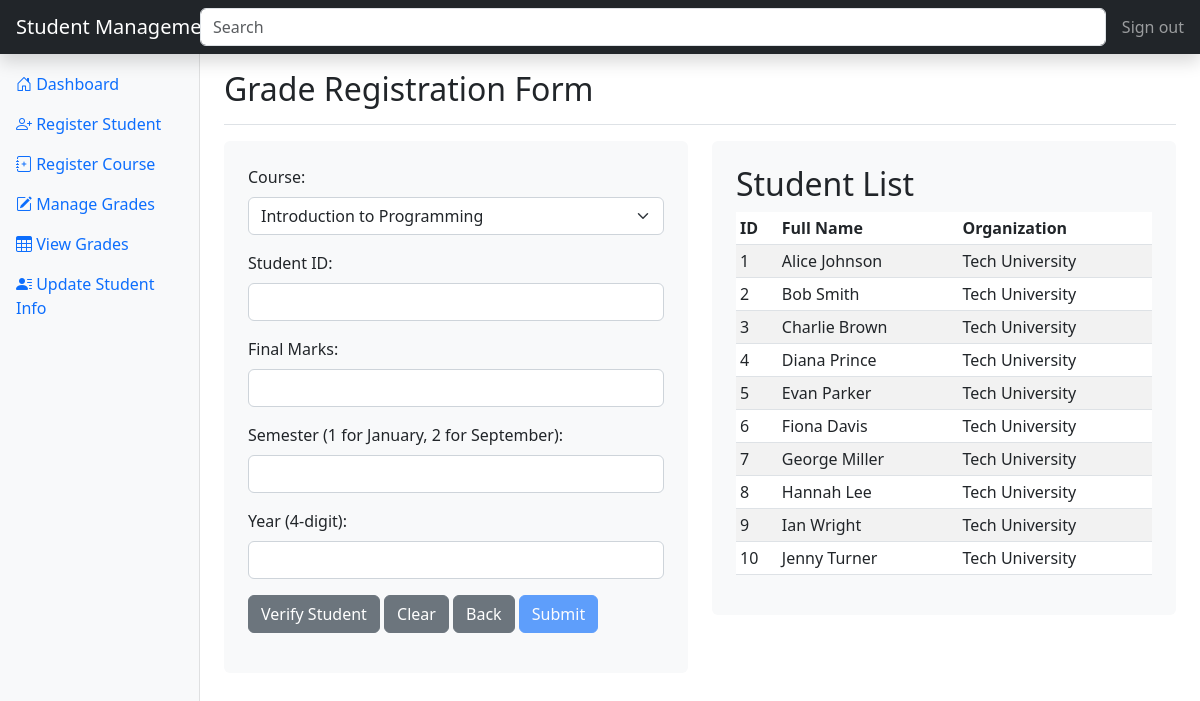
Page /addGrade.php on the committed database.
### tables this page shows
CREATE TABLE Student (
    student_id INT PRIMARY KEY AUTO_INCREMENT,
    full_name VARCHAR(100) NOT NULL,
    organization VARCHAR(100) NOT NULL,
    address VARCHAR(255) NOT NULL,
    city VARCHAR(100) NOT NULL,
    state_province VARCHAR(100) NOT NULL,
    telephone VARCHAR(15) NOT NULL,
    email VARCHAR(100) NOT NULL,
    dob DATE NOT NULL
);

### Database.php (called while the page is built)
<?php
class Database{
    private static $instance=null;
    private $pbo;
    private function __construct(){
        try{
            $this->pbo = new PDO('mysql:host=localhost;dbname=studentmanager', 'root', 'mysql');
            $this->pbo->setAttribute(PDO::ATTR_ERRMODE, PDO::ERRMODE_EXCEPTION);
        }catch (PDOException $e){
            die('Connection Failed: '.$e->getMessage());
        }
    }
    public static function getInstance(){
        if(self::$instance==null){
            self::$instance = new Database();
        }
        return self::$instance;
    }
    public function getConnection(){
        return $this->pbo;
    }
}

### DAO/CourseDAO.php (called while the page is built, shortened)
<?php
require_once 'Database.php';
require_once 'Model/Course.php';
class CourseDAO
{
    private $pdo;
    public function __construct() {
        $this->pdo = Database::getInstance()->getConnection();
    }
    public function getCourses(): array
    {
        $stmt = $this->pdo->prepare("SELECT * FROM course");
        $stmt->execute();
        $courses = $stmt->fetchAll(PDO::FETCH_ASSOC);
        $courseList = [];
        foreach ($courses as $course) {
            $courseList[] = new Course($course['course_code'], $course['course_name'], $course['description']);
        }
        return $courseList;
    }
}

### Model/Course.php (called while the page is built, shortened)
<?php
class Course
{
    private $course_code;
    private $course_name;
    public function __construct($course_code, $course_name, $description)
    {
        $this->course_code = $course_code;
        $this->course_name = $course_name;
    }
    public function getCourseCode()
    {
        return $this->course_code;
    }
    public function getCourseName()
    {
        return $this->course_name;
    }
}

### DAO/StudentDAO.php (called while the page is built, shortened)
<?php
require_once 'Database.php';
require 'Model/Student.php';
class StudentDAO {
        private $pdo;
        public function __construct() {
            $this->pdo = Database::getInstance()->getConnection();
        }
    public function getStudents(): array
    {
        $sql = "SELECT * FROM Student";
        $stmt = $this->pdo->prepare($sql);
        $stmt->execute();
        $students=$stmt->fetchAll(PDO::FETCH_ASSOC);
        $studentsArray=[];
        foreach ($students as $student) {
           $studentsArray[] = new Student($student['student_id'], $student['full_name'], $student['organization'], $student['address'], $student['city'], $student['state_province'],
               $student['telephone'], $student['email'], $student['dob']);
        }
       return $studentsArray;
    }
}

### Model/Student.php (called while the page is built, shortened)
<?php
class Student
{
    private $student_id;
    private $full_name;
    private $organization;
    public function __construct($student_id, $full_name, $organization, $address, $city, $state_province, $telephone, $email, $dob)
    {
        $this->student_id = $student_id;
        $this->full_name = $full_name;
        $this->organization = $organization;
    }
    public function getStudentId()
    {
        return $this->student_id;
    }
    public function getFullName()
    {
        return $this->full_name;
    }
    public function getOrganization()
    {
        return $this->organization;
    }
}

### addGrade.php (the view, shortened to what this page needs)
<!DOCTYPE html>
<html lang="en">
<head>
    <link href="https://cdn.jsdelivr.net/npm/bootstrap@5.3.0/dist/css/bootstrap.min.css" rel="stylesheet">
    <link href="https://cdn.jsdelivr.net/npm/bootstrap-icons@1.7.2/font/bootstrap-icons.css" rel="stylesheet">
</head>
<body>
<?php
include 'DAO\CourseDAO.php';
include 'DAO\StudentDAO.php';
try {
    $courseDAO = new CourseDAO();
    $courses = $courseDAO->getCourses();
    $studentDAO = new StudentDAO();
    $students = $studentDAO->getStudents();
} catch (Exception $e) {
    echo "Error: " . $e->getMessage() . "\n";
    echo "Error Code: " . $e->getCode() . "\n";
    echo "SQL State: " . $e->getSQLState() . "\n";
}
?>
<header class="navbar navbar-dark sticky-top bg-dark flex-md-nowrap p-0 shadow">
    <a class="navbar-brand col-md-3 col-lg-2 me-0 px-3" href="#">Student Management</a>
    <input class="form-control form-control-dark w-100" type="text" placeholder="Search" aria-label="Search">
    <div class="navbar-nav">
        <div class="nav-item text-nowrap">
            <a class="nav-link px-3" href="#">Sign out</a>
        </div>
    </div>
</header>
<div class="container-fluid">
    <div class="row">
        <nav id="sidebarMenu" class="col-md-3 col-lg-2 d-md-block bg-light sidebar collapse">
            <div class="position-sticky pt-3 sidebar-sticky">
                <ul class="nav flex-column">
                    <li class="nav-item">
                        <a class="nav-link" href="index.php">
                            <i class="bi bi-house-door"></i>
                            Dashboard
                        </a>
                    </li>
                    <li class="nav-item">
                        <a class="nav-link" href="registerStudent.php">
                            <i class="bi bi-person-plus"></i>
                            Register Student
                        </a>
                    </li>
                    <li class="nav-item">
                        <a class="nav-link" href="courseRegistration.php">
                            <i class="bi bi-journal-plus"></i>
                            Register Course
                        </a>
                    </li>
                    <li class="nav-item">
                        <a class="nav-link active" aria-current="page" href="#">
                            <i class="bi bi-pencil-square"></i>
                            Manage Grades
                        </a>
                    </li>
                    <li class="nav-item">
                        <a class="nav-link" href="viewGrades.php">
                            <i class="bi bi-table"></i>
                            View Grades
                        </a>
                    </li>
                    <li class="nav-item">
                        <a class="nav-link" href="updateStudent.php">
                            <i class="bi bi-person-lines-fill"></i>
                            Update Student Info
                        </a>
                    </li>
                </ul>
            </div>
        </nav>
        <main class="col-md-9 ms-sm-auto col-lg-10 px-md-4">
            <div class="d-flex justify-content-between flex-wrap flex-md-nowrap align-items-center pt-3 pb-2 mb-3 border-bottom">
                <h1 class="h2">Grade Registration Form</h1>
            </div>
            <div class="row">
                <div class="col-md-6">
                    <div class="form-container bg-light p-4 rounded">
                        <form id="gradeForm" name="gradeForm" action="process_registration.php" method="post" class="needs-validation" novalidate>
                            <div class="mb-3">
                                <label for="courseSelect" class="form-label">Course:</label>
                                <select id="courseSelect" name="course_code" class="form-select form-control-contrast" required>
                                    <?php if(!empty($courses)):?>
                                        <?php foreach ($courses as $course):?>
                                            <option value="<?php echo htmlspecialchars($course->getCourseCode());?>"><?php echo htmlspecialchars($course->getCourseName());?></option>
                                        <?php endforeach;?>
                                    <?php else:?>
                                        <option value="" disabled selected>No courses available</option>
                                    <?php endif;?>
                                </select>
                            </div>
                            <div class="mb-3">
                                <label for="student_id" class="form-label">Student ID:</label>
                                <input type="text" id="student_id" name="student_id" class="form-control form-control-contrast" required>
                            </div>
                            <div class="mb-3">
                                <label for="final_marks" class="form-label">Final Marks:</label>
                                <input type="number" id="final_marks" name="final_marks" class="form-control form-control-contrast" required>
                            </div>
                            <div class="mb-3">
                                <label for="semester" class="form-label">Semester (1 for January, 2 for September):</label>
                                <input type="number" id="semester" name="semester" min="1" max="2" class="form-control form-control-contrast" required>
                            </div>
                            <div class="mb-3">
                                <label for="year" class="form-label">Year (4-digit):</label>
                                <input type="number" id="year" name="year" min="1000" max="9999" class="form-control form-control-contrast" required>
                            </div>
                            <div class="button-container">
                                <button type="button" class="btn btn-secondary" onclick="verifyStudent()">Verify Student</button>
                                <button type="button" class="btn btn-secondary" onclick="clearFormGrade()">Clear</button>
                                <button type="button" class="btn btn-secondary" onclick="goBack()">Back</button>
                                <button type="submit" id="submitBtn" class="btn btn-primary" disabled>Submit</button>
                            </div>
                        </form>
                    </div>
                </div>
                <div class="col-md-6">
                    <div class="table-container bg-light p-4 rounded">
                        <h2>Student List</h2>
                        <div class="table-responsive">
                            <table class="table table-striped table-sm">
                                <thead>
                                <tr>
                                    <th>ID</th>
                                    <th>Full Name</th>
                                    <th>Organization</th>
                                </tr>
                                </thead>
                                <tbody>
                                <?php foreach ($students as $student): ?>
                                    <tr>
                                        <td><?php echo htmlspecialchars($student->getStudentId()); ?></td>
                                        <td><?php echo htmlspecialchars($student->getFullName()); ?></td>
                                        <td><?php echo htmlspecialchars($student->getOrganization()); ?></td>
                                    </tr>
                                <?php endforeach; ?>
                                </tbody>
                            </table>
                        </div>
                    </div>
                </div>
            </div>
        </main>
    </div>
</div>
</body>
</html>

### addGrade.php (style rules this page uses)
.sidebar { height: 100vh; position: fixed; top: 0; left: 0; z-index: 1000; padding: 48px 0 0; box-shadow: inset -1px 0 0 rgba(0, 0, 0, .1); }
.sidebar-sticky { position: relative; top: 0; height: calc(100vh - 48px); padding-top: .5rem; overflow-x: hidden; overflow-y: auto; }
.navbar-brand { padding-top: .75rem; padding-bottom: .75rem; }
.form-control-contrast { border: 1px solid #ced4da; background-color: #fff; transition: border-color 0.15s ease-in-out, box-shadow 0.15s ease-in-out; }

### rows in the picture
student: student_id "1", full_name "Alice Johnson", organization "Tech University"
student: student_id "2", full_name "Bob Smith", organization "Tech University"
student: student_id "3", full_name "Charlie Brown", organization "Tech University"
student: student_id "4", full_name "Diana Prince", organization "Tech University"
student: student_id "5", full_name "Evan Parker", organization "Tech University"
student: student_id "6", full_name "Fiona Davis", organization "Tech University"
student: student_id "7", full_name "George Miller", organization "Tech University"
student: student_id "8", full_name "Hannah Lee", organization "Tech University"
student: student_id "9", full_name "Ian Wright", organization "Tech University"
student: student_id "10", full_name "Jenny Turner", organization "Tech University"

### other values in the picture
form field course_code "Introduction to Programming"
